Frame 1 (no input): blank canvas, image omitted
Frame 60 (the mouse pressed at the canvas centre just before this capture): blank canvas, image omitted
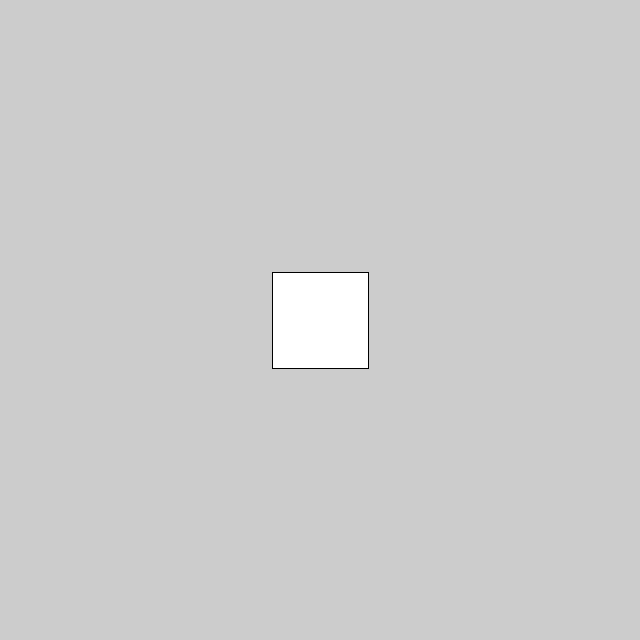
Frame 120 (the mouse held since frame 60 and released just before this capture)

The Processing sketch whose frames 1 and 60 were blank and that drew this single picture after the mouse press (run headless with seeded random() and noise(); from frame 60 on, the mouse is pressed at the canvas centre):

// Processing sketch: sketch_170328_example608
// ── sketch_170328_example608.pde
float angle = 0;
float angleDirection = 1;
float speed = 0.005;

/*
* 初期処理
* 初回のみ実行
*/
void setup() {
  size(640, 640);
}

/*
* 描写処理
* 実行中は繰返し実行
*/
void draw() {
  translate(mouseX, mouseY);
  float scaler = mouseX / 100.0;
  scale(scaler);
  strokeWeight(1.0 / scaler);
  rect(-15, -15, 30, 30);
}
